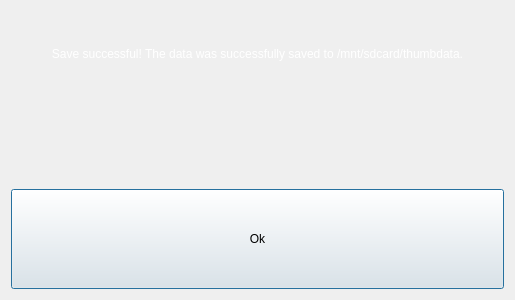
<?xml version="1.0" encoding="UTF-8"?>
<ui version="4.0">
 <class>SavedDialog</class>
 <widget class="QDialog" name="SavedDialog">
  <property name="geometry">
   <rect>
    <x>0</x>
    <y>0</y>
    <width>515</width>
    <height>300</height>
   </rect>
  </property>
  <property name="windowTitle">
   <string>Dialog</string>
  </property>
  <layout class="QVBoxLayout" name="verticalLayout">
   <item>
    <widget class="QLabel" name="label">
     <property name="sizePolicy">
      <sizepolicy hsizetype="Preferred" vsizetype="MinimumExpanding">
       <horstretch>0</horstretch>
       <verstretch>0</verstretch>
      </sizepolicy>
     </property>
     <property name="font">
      <font>
       <pointsize>9</pointsize>
      </font>
     </property>
     <property name="text">
      <string>&lt;html&gt;&lt;head/&gt;&lt;body&gt;&lt;p&gt;&lt;span style=&quot; color:#ffffff;&quot;&gt;Save successful! The data was successfully saved to /mnt/sdcard/thumbdata.&lt;/span&gt;&lt;/p&gt;&lt;/body&gt;&lt;/html&gt;</string>
     </property>
     <property name="alignment">
      <set>Qt::AlignCenter</set>
     </property>
     <property name="wordWrap">
      <bool>true</bool>
     </property>
    </widget>
   </item>
   <item>
    <spacer name="verticalSpacer">
     <property name="orientation">
      <enum>Qt::Vertical</enum>
     </property>
     <property name="sizeHint" stdset="0">
      <size>
       <width>20</width>
       <height>40</height>
      </size>
     </property>
    </spacer>
   </item>
   <item>
    <widget class="QPushButton" name="pushButton">
     <property name="sizePolicy">
      <sizepolicy hsizetype="Minimum" vsizetype="Minimum">
       <horstretch>0</horstretch>
       <verstretch>0</verstretch>
      </sizepolicy>
     </property>
     <property name="minimumSize">
      <size>
       <width>0</width>
       <height>100</height>
      </size>
     </property>
     <property name="font">
      <font>
       <pointsize>9</pointsize>
      </font>
     </property>
     <property name="text">
      <string>Ok</string>
     </property>
    </widget>
   </item>
  </layout>
 </widget>
 <resources/>
 <connections>
  <connection>
   <sender>pushButton</sender>
   <signal>clicked()</signal>
   <receiver>SavedDialog</receiver>
   <slot>accept()</slot>
   <hints>
    <hint type="sourcelabel">
     <x>199</x>
     <y>279</y>
    </hint>
    <hint type="destinationlabel">
     <x>199</x>
     <y>149</y>
    </hint>
   </hints>
  </connection>
 </connections>
</ui>
